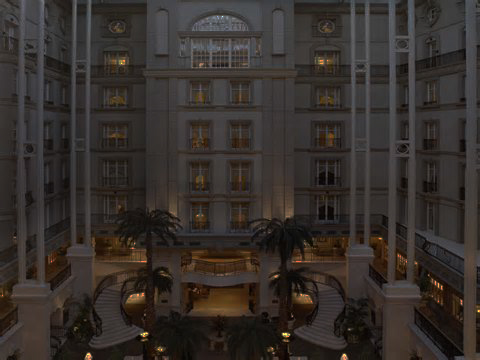
%> input picture th12.jpg, 480 x 360 px
$ octave Dig2_1_1.m   (GNU Octave 9; MATLAB toolbox functions it lacks are replaced by stand-ins)
%> lines starting %> are read from the running program, lines starting %| are printed output that depends on the picture
im = double(imread('th12.jpg'));
R = histeq(double(im(:,:,1)/255), 100);
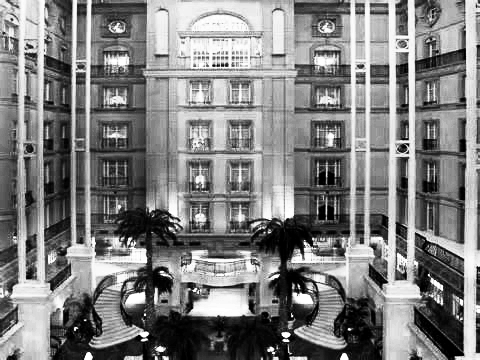
%> R: size 360x480 double; min 0, max 1, mean 0.503
G = histeq(double(im(:,:,2)/255), 100);
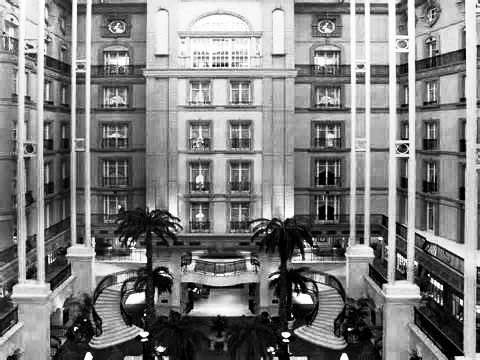
%> G: size 360x480 double; min 0, max 1, mean 0.504
B = histeq(double(im(:,:,3)/255), 100);
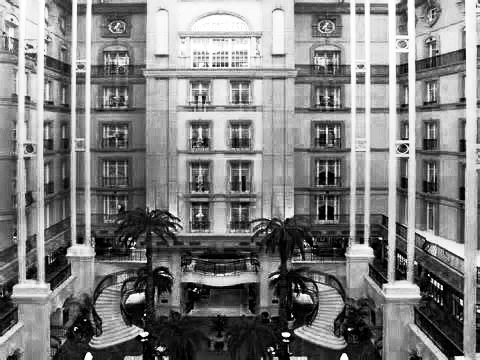
%> B: size 360x480 double; min 0, max 1, mean 0.503; mean of the top-left, top-right, bottom-left and bottom-right quarters 0.622, 0.654, 0.357, 0.377
imeq(:,:,1) = R;
imeq(:,:,2) = G;
imeq(:,:,3) = B;
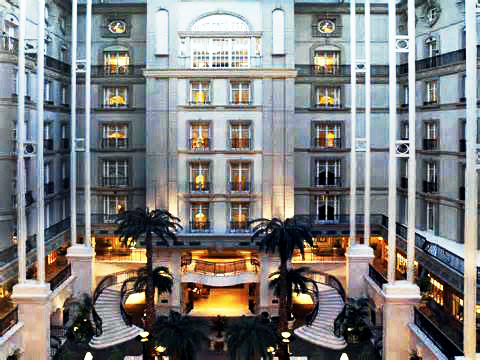
%> imeq: size 360x480x3 double; mean R, G, B 0.503, 0.504, 0.503
figure,imshow(uint8(imeq * 255))
figure, hist(imeq(:) * 255)
%> after `hist(imeq(:) * 255)`:
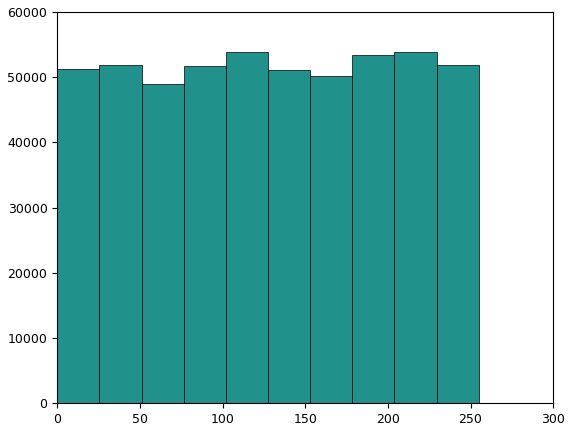
%> figure redrawn from the program's plot data; tallest bar 53937 high, from x = 102 to 127.5
figure, hist(im(:) * 255)
%> after `hist(im(:) * 255)`:
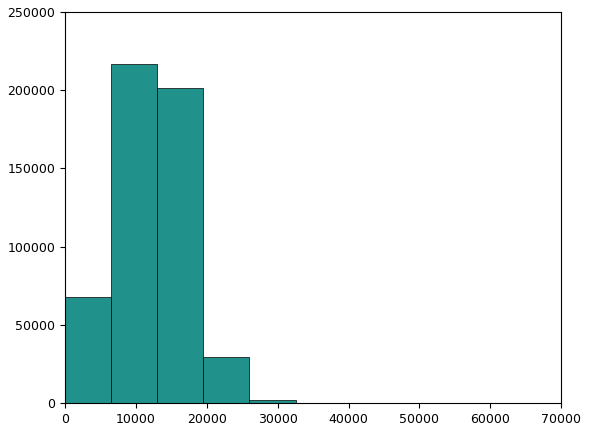
%> figure redrawn from the program's plot data; tallest bar 216782 high, from x = 6502.5 to 13005
